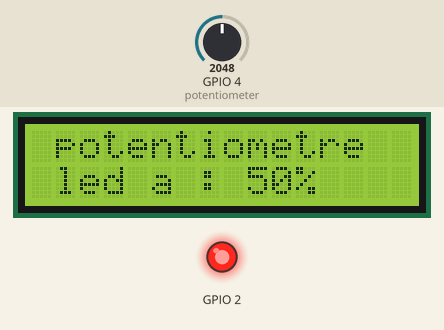
This sketch was run on a simulated ESP32. Parts: 16×2 character LCD, output pins drawn as LEDs (lit = HIGH). Inputs (shaded band) come from the test bench; at power-on: GPIO 4 (potentiometer) = 2048.

Above: at 1.2 s.
1.3 s: GPIO 4 (potentiometer) set to 0
At 2.8 s:
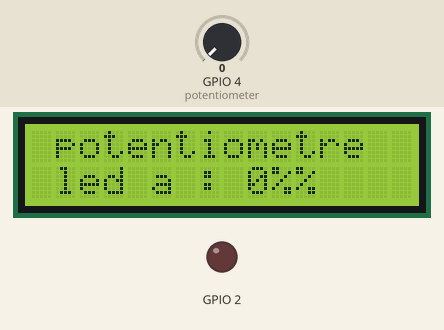
3.6 s: GPIO 4 (potentiometer) set to 491
At 5.1 s:
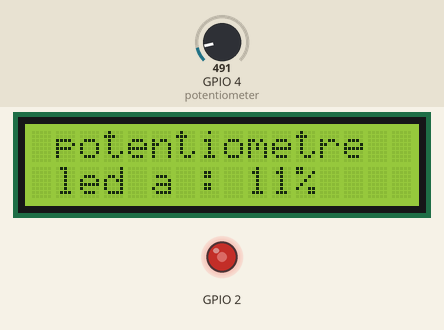
5.6 s: GPIO 4 (potentiometer) set to 1228
At 7.4 s:
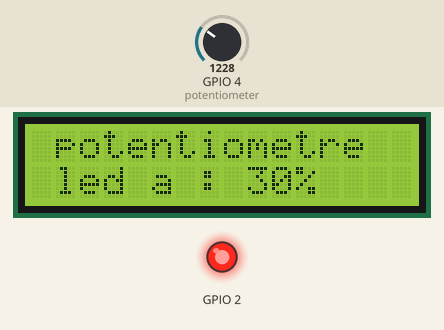
Timing chart, 0 to 8.9 s (numbered marks = the images above; inputs shaded):
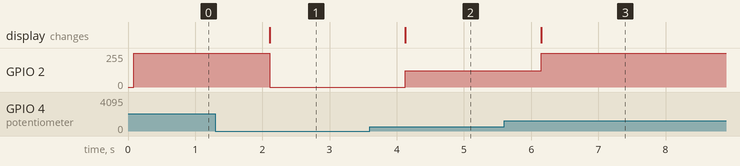

The sketch:

sketch.ino
```cpp
#include <Wire.h>
#include <LiquidCrystal_I2C.h>

LiquidCrystal_I2C lcd(0x27, 16, 2);


void setup() {
  Serial.begin(115200);
  lcd.init();  // initialize the lcd

  // Print a message to the LCD.
  lcd.backlight();
  lcd.setCursor(1, 0); // Colonne 1 Ligne 0  // Laisser uniquement les lignes 0 et 1
  lcd.print("potentiometre");
  pinMode(2, OUTPUT);


}


void loop() {

  int value = analogRead(4);
  int res_value = map(value, 0, 1023, 0, 255);
  int pourcentage = (res_value * 100) / 1020;
  String message = String(pourcentage) + "%";
  lcd.setCursor(1, 1);
  lcd.print("led a :");
  lcd.setCursor(9, 1);
  lcd.print(message);
  analogWrite(2, res_value);
  delay(1000);

}
```

Measured:
- after the input at 1.3 s, GPIO 2: 255/255 → 0/255 after 0.81 s; the display: changes after 0.81 s (image 1)
- after the input at 3.6 s, GPIO 2: 0/255 → 122/255 after 0.53 s; the display: changes after 0.53 s (image 2)
- after the input at 5.6 s, GPIO 2: 122/255 → 255/255 after 0.55 s; the display: changes after 0.55 s (image 3)
